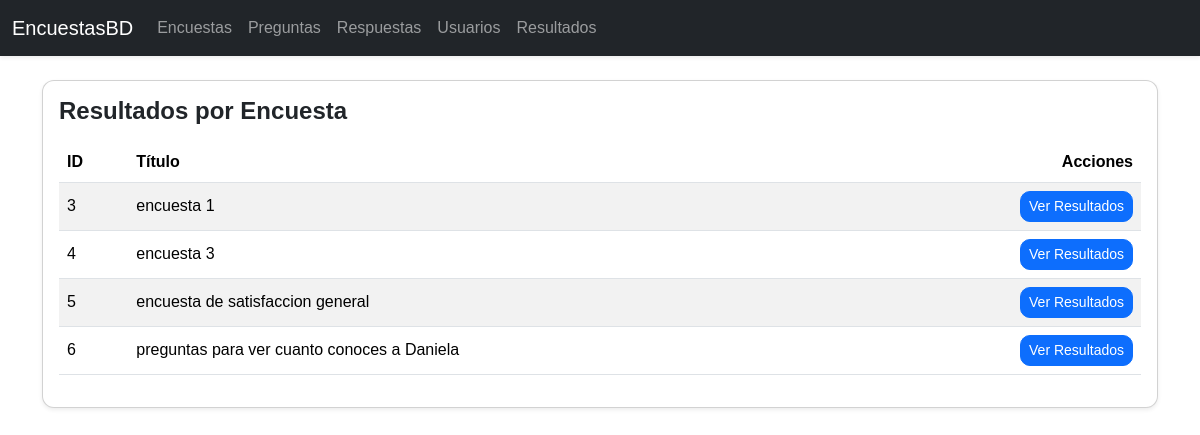
Page /resultados/ on the committed database.
### tables this page shows
CREATE TABLE encuestas (
    id INTEGER PRIMARY KEY AUTOINCREMENT,
    titulo TEXT NOT NULL,
    descripcion TEXT,
    fecha_creacion TEXT DEFAULT CURRENT_TIMESTAMP
);

### resultados.py (the view)
@resultados_bp.route("/")
def resultados_index():
    db = get_db()
    encuestas = db.execute("SELECT * FROM encuestas").fetchall()
    return render_template("resultados_index.html", encuestas=encuestas)

### app.py (called while the page is built)
@app.teardown_appcontext
def teardown_db(exception):
    close_db()

### database.py (called while the page is built)
def get_db():
    db = getattr(g, "_database", None)
    if db is None:
        db = g._database = sqlite3.connect(DATABASE)
        db.row_factory = sqlite3.Row
    return db

### templates/resultados_index.html (shortened to what this page needs)
{% extends "base.html" %}
{% block content %}
<div class="card shadow-sm">
  <div class="card-body">
    <h1 class="h4 mb-3">Resultados por Encuesta</h1>
    <table class="table table-striped align-middle">
      <thead>
        <tr>
          <th>ID</th>
          <th>Título</th>
          <th class="text-end">Acciones</th>
        </tr>
      </thead>
      <tbody>
        {% for e in encuestas %}
        <tr>
          <td>{{ e.id }}</td>
          <td>{{ e.titulo }}</td>
          <td class="text-end">
            <a href="{{ url_for('resultados.ver_resultados', id_encuesta=e.id) }}"
               class="btn btn-primary btn-sm">Ver Resultados</a>
          </td>
        </tr>
        {% endfor %}
      </tbody>
    </table>
  </div>
</div>
{% endblock %}

### static/styles.css (style rules this page uses)
body { background-image: url("https://wallpapers.com/images/hd/darling-in-the-franxx-lovely-couple-o31g3xt2x8baqsm1.jpg"); background-size: cover; background-position: center; background-attachment: fixed; background-repeat: no-repeat; font-family: Arial, sans-serif; }
.container h1 { font-weight: bold; }
.table { background: white !important; }
.card { border-radius: 12px; }
.btn { border-radius: 10px; }

### rows in the picture
encuestas: id "3", titulo "encuesta 1"
encuestas: id "4", titulo "encuesta 3"
encuestas: id "5", titulo "encuesta de satisfaccion general"
encuestas: id "6", titulo "preguntas para ver cuanto conoces a Daniela"
